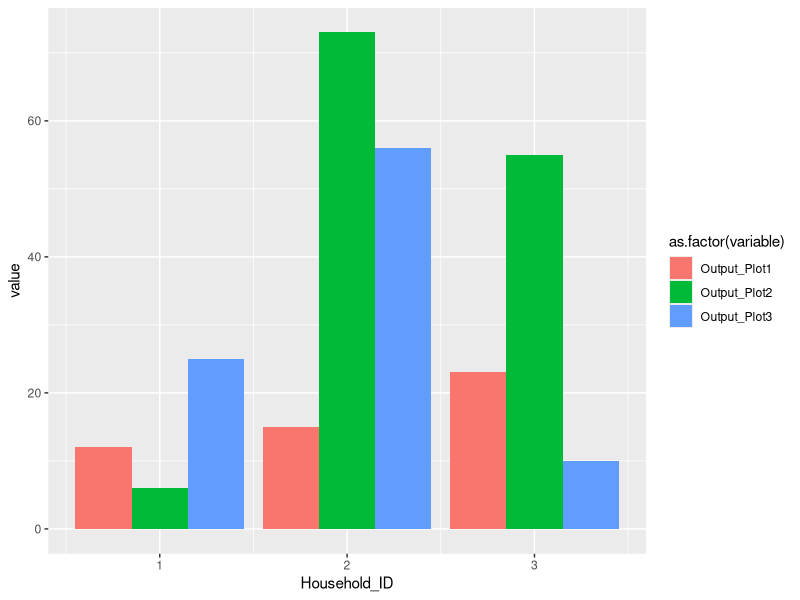
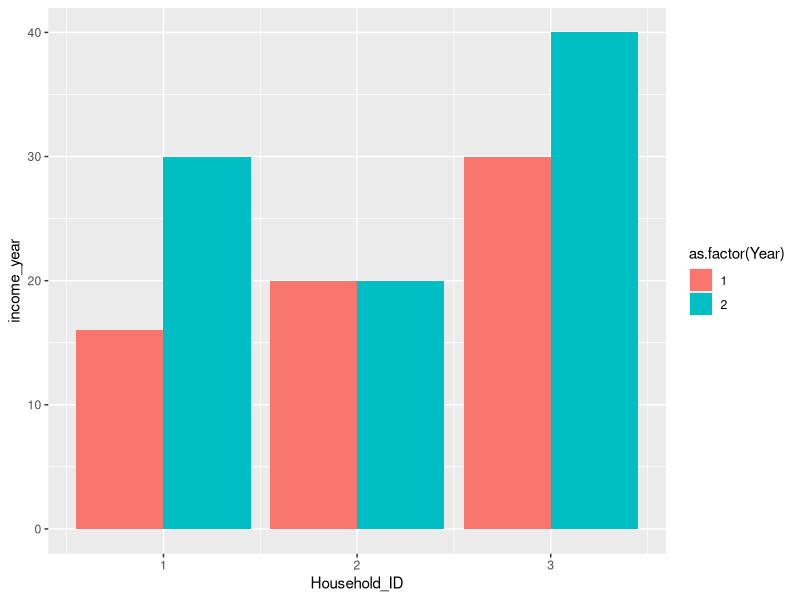

Generate these figures, in order, with R:
###########################################
#
# Lesson 5b: Reshaping Data  
#
# Prepared by Ardina Hasanbasri 
#
###########################################

library(reshape2)
library(ggplot2)

table1_wide <- data.frame(Household_ID=c(1,2,3),
                     Output_Plot1=c(12,15,23),
                     Output_Plot2=c(6,73,55), 
                     Output_Plot3=c(25,56,10))

# Reshaping from wide to long 

table1_long <- melt(table1_wide, id.vars="Household_ID")
# formula: table1_long <- melt(table_we_want_to_reshape, id.vars="unique_ID")

table1_long2 <- reshape(data = table1_wide, 
                           idvar = "Household_ID", 
                           varying = c("Output_Plot1", "Output_Plot2", "Output_Plot3"),
                           v.names="Output", 
                           timevar = "Plot Number", # without this, the variable will be called time instead
                                                    # timevar is the name of the variable that distinguishes between plot
                           direction="long")

# Reshaping from long to wide 

table_wide_v2 <- reshape(data = table1_long2, 
                          idvar = "Household_ID", 
                          v.names="Output", 
                          timevar = "Plot Number", # without this, the variable will be called time instead
                          direction="wide")

# Here is a graph using the reshape data. 
ggplot(table1_long, aes(x=Household_ID, y=value, fill=as.factor(variable))) + 
  geom_bar(stat = "identity", position = position_dodge())

# Some practice: 
# Can you reshape the table below from wide to long? 
# Try it without looking at the solution below but using the sample code above. 

table1_exercise <- data.frame(Household_ID =c(1,1,2,2,3,3),
                             individual_id =c(1,2,1,2,1,2),
                             income_year2005=c(15,16,20,15,18,30), 
                             income_year2010=c(20,30,10,20,20,40))

View(table1_exercise)

table1_exercise_long1 <- melt(table1_exercise, id.vars = c("Household_ID", "individual_id"))

View(table1_exercise_long1)

table1_exercise_long2 <- reshape(data=table1_exercise,
                                 idvar = c("Household_ID", "individual_id"),
                                 varying = c("income_year2005","income_year2010"),
                                 v.names = "income_year",
                                 timevar = "Year",
                                 direction = "long")

View(table1_exercise_long2)

ggplot(table1_exercise_long2, aes(x=Household_ID, y=income_year, fill=as.factor(Year))) + 
  geom_bar(stat = "identity", position = position_dodge())









# Solution:

table1_exercise_long <- reshape(data = table1_exercise, 
                          idvar = c("Household_ID", "individual_id"),  
                          varying = c("income_year2005", "income_year2010"), 
                          v.names = "income_year",
                          timevar = "Year", # without this, the variable will be called time instead
                          direction="long")
